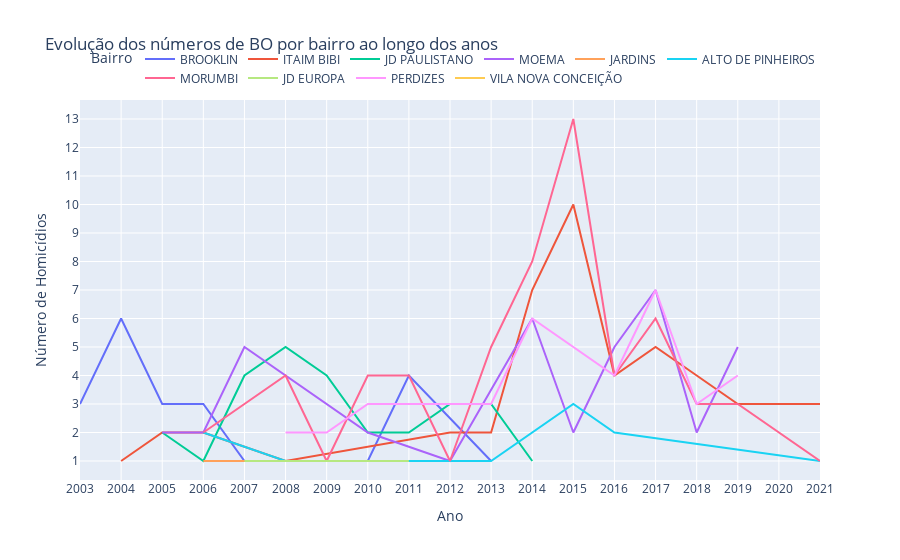

Source (notebook cell):
### Code cell
linha_interativo(maior_renda)

### Figure 1 — Plotly figure (JSON) as saved in the notebook; plotly's stock layout.template omitted (floating-point values rounded to 4 significant figures)
{"data": [{"hovertemplate": "BAIRRO=BROOKLIN<br>ANO=%{x}<br>NUM_BO=%{y}<extra></extra>", "legendgroup": "BROOKLIN", "line": {"color": "#636efa", "dash": "solid"}, "marker": {"symbol": "circle"}, "mode": "lines", "name": "BROOKLIN", "orientation": "v", "showlegend": true, "type": "scatter", "x": [2003, 2004, 2005, 2006, 2007, 2008, 2010, 2011, 2013], "xaxis": "x", "y": [3, 6, 3, 3, 1, 1, 1, 4, 1], "yaxis": "y"}, {"hovertemplate": "BAIRRO=ITAIM BIBI<br>ANO=%{x}<br>NUM_BO=%{y}<extra></extra>", "legendgroup": "ITAIM BIBI", "line": {"color": "#EF553B", "dash": "solid"}, "marker": {"symbol": "circle"}, "mode": "lines", "name": "ITAIM BIBI", "orientation": "v", "showlegend": true, "type": "scatter", "x": [2004, 2005, 2006, 2008, 2012, 2013, 2014, 2015, 2016, 2017, 2018, 2019, 2021], "xaxis": "x", "y": [1, 2, 2, 1, 2, 2, 7, 10, 4, 5, 4, 3, 3], "yaxis": "y"}, {"hovertemplate": "BAIRRO=JD PAULISTANO<br>ANO=%{x}<br>NUM_BO=%{y}<extra></extra>", "legendgroup": "JD PAULISTANO", "line": {"color": "#00cc96", "dash": "solid"}, "marker": {"symbol": "circle"}, "mode": "lines", "name": "JD PAULISTANO", "orientation": "v", "showlegend": true, "type": "scatter", "x": [2005, 2006, 2007, 2008, 2009, 2010, 2011, 2012, 2013, 2014], "xaxis": "x", "y": [2, 1, 4, 5, 4, 2, 2, 3, 3, 1], "yaxis": "y"}, {"hovertemplate": "BAIRRO=MOEMA<br>ANO=%{x}<br>NUM_BO=%{y}<extra></extra>", "legendgroup": "MOEMA", "line": {"color": "#ab63fa", "dash": "solid"}, "marker": {"symbol": "circle"}, "mode": "lines", "name": "MOEMA", "orientation": "v", "showlegend": true, "type": "scatter", "x": [2005, 2006, 2007, 2010, 2012, 2014, 2015, 2016, 2017, 2018, 2019], "xaxis": "x", "y": [2, 2, 5, 2, 1, 6, 2, 5, 7, 2, 5], "yaxis": "y"}, {"hovertemplate": "BAIRRO=JARDINS<br>ANO=%{x}<br>NUM_BO=%{y}<extra></extra>", "legendgroup": "JARDINS", "line": {"color": "#FFA15A", "dash": "solid"}, "marker": {"symbol": "circle"}, "mode": "lines", "name": "JARDINS", "orientation": "v", "showlegend": true, "type": "scatter", "x": [2006, 2007, 2010, 2012, 2013], "xaxis": "x", "y": [1, 1, 1, 1, 1], "yaxis": "y"}, {"hovertemplate": "BAIRRO=ALTO DE PINHEIROS<br>ANO=%{x}<br>NUM_BO=%{y}<extra></extra>", "legendgroup": "ALTO DE PINHEIROS", "line": {"color": "#19d3f3", "dash": "solid"}, "marker": {"symbol": "circle"}, "mode": "lines", "name": "ALTO DE PINHEIROS", "orientation": "v", "showlegend": true, "type": "scatter", "x": [2006, 2008, 2009, 2013, 2015, 2016, 2021], "xaxis": "x", "y": [2, 1, 1, 1, 3, 2, 1], "yaxis": "y"}, {"hovertemplate": "BAIRRO=MORUMBI<br>ANO=%{x}<br>NUM_BO=%{y}<extra></extra>", "legendgroup": "MORUMBI", "line": {"color": "#FF6692", "dash": "solid"}, "marker": {"symbol": "circle"}, "mode": "lines", "name": "MORUMBI", "orientation": "v", "showlegend": true, "type": "scatter", "x": [2006, 2008, 2009, 2010, 2011, 2012, 2013, 2014, 2015, 2016, 2017, 2018, 2019, 2021], "xaxis": "x", "y": [2, 4, 1, 4, 4, 1, 5, 8, 13, 4, 6, 3, 3, 1], "yaxis": "y"}, {"hovertemplate": "BAIRRO=JD EUROPA<br>ANO=%{x}<br>NUM_BO=%{y}<extra></extra>", "legendgroup": "JD EUROPA", "line": {"color": "#B6E880", "dash": "solid"}, "marker": {"symbol": "circle"}, "mode": "lines", "name": "JD EUROPA", "orientation": "v", "showlegend": true, "type": "scatter", "x": [2007, 2011], "xaxis": "x", "y": [1, 1], "yaxis": "y"}, {"hovertemplate": "BAIRRO=PERDIZES<br>ANO=%{x}<br>NUM_BO=%{y}<extra></extra>", "legendgroup": "PERDIZES", "line": {"color": "#FF97FF", "dash": "solid"}, "marker": {"symbol": "circle"}, "mode": "lines", "name": "PERDIZES", "orientation": "v", "showlegend": true, "type": "scatter", "x": [2008, 2009, 2010, 2013, 2014, 2015, 2016, 2017, 2018, 2019], "xaxis": "x", "y": [2, 2, 3, 3, 6, 5, 4, 7, 3, 4], "yaxis": "y"}, {"hovertemplate": "BAIRRO=VILA NOVA CONCEIÇÃO<br>ANO=%{x}<br>NUM_BO=%{y}<extra></extra>", "legendgroup": "VILA NOVA CONCEIÇÃO", "line": {"color": "#FECB52", "dash": "solid"}, "marker": {"symbol": "circle"}, "mode": "lines", "name": "VILA NOVA CONCEIÇÃO", "orientation": "v", "showlegend": true, "type": "scatter", "x": [2011], "xaxis": "x", "y": [1], "yaxis": "y"}], "layout": {"legend": {"orientation": "h", "title": {"text": "Bairro"}, "tracegroupgap": 0, "x": 1, "xanchor": "right", "y": 1.02, "yanchor": "bottom"}, "title": {"text": "Evolução dos números de BO por bairro ao longo dos anos"}, "xaxis": {"anchor": "y", "domain": [0, 1], "tickmode": "linear", "title": {"text": "Ano"}}, "yaxis": {"anchor": "x", "domain": [0, 1], "tickmode": "linear", "title": {"text": "Número de Homicídios"}}}}
